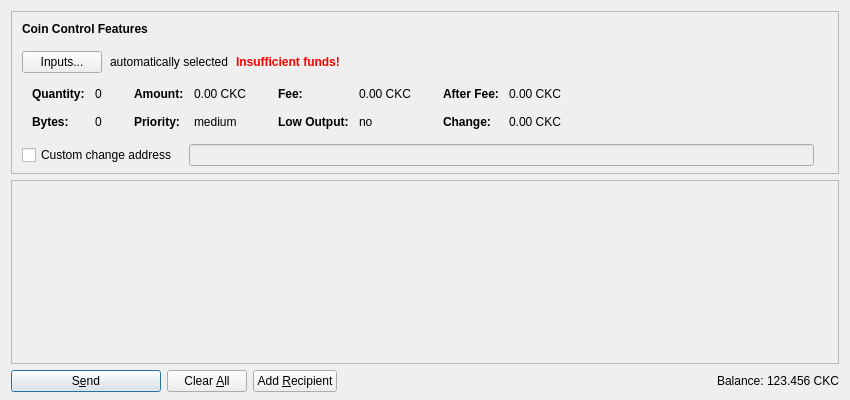
<?xml version="1.0" encoding="UTF-8"?>
<ui version="4.0">
 <class>SendCoinsDialog</class>
 <widget class="QDialog" name="SendCoinsDialog">
  <property name="geometry">
   <rect>
    <x>0</x>
    <y>0</y>
    <width>850</width>
    <height>400</height>
   </rect>
  </property>
  <property name="windowTitle">
   <string>Send Coins</string>
  </property>
  <layout class="QVBoxLayout" name="verticalLayout" stretch="0,1,0">
   <property name="bottomMargin">
    <number>8</number>
   </property>
   <item>
    <widget class="QFrame" name="frameCoinControl">
     <property name="sizePolicy">
      <sizepolicy hsizetype="Expanding" vsizetype="Expanding">
       <horstretch>0</horstretch>
       <verstretch>0</verstretch>
      </sizepolicy>
     </property>
     <property name="maximumSize">
      <size>
       <width>16777215</width>
       <height>16777215</height>
      </size>
     </property>
     <property name="frameShape">
      <enum>QFrame::StyledPanel</enum>
     </property>
     <property name="frameShadow">
      <enum>QFrame::Sunken</enum>
     </property>
     <layout class="QVBoxLayout" name="verticalLayoutCoinControl2">
      <property name="spacing">
       <number>0</number>
      </property>
      <property name="leftMargin">
       <number>0</number>
      </property>
      <property name="topMargin">
       <number>0</number>
      </property>
      <property name="rightMargin">
       <number>0</number>
      </property>
      <property name="bottomMargin">
       <number>6</number>
      </property>
      <item>
       <layout class="QVBoxLayout" name="verticalLayoutCoinControl" stretch="0,0,0,0,1">
        <property name="spacing">
         <number>0</number>
        </property>
        <property name="leftMargin">
         <number>10</number>
        </property>
        <property name="topMargin">
         <number>10</number>
        </property>
        <item>
         <layout class="QHBoxLayout" name="horizontalLayoutCoinControl1">
          <property name="bottomMargin">
           <number>15</number>
          </property>
          <item>
           <widget class="QLabel" name="labelCoinControlFeatures">
            <property name="sizePolicy">
             <sizepolicy hsizetype="Preferred" vsizetype="Maximum">
              <horstretch>0</horstretch>
              <verstretch>0</verstretch>
             </sizepolicy>
            </property>
            <property name="font">
             <font>
              <weight>75</weight>
              <bold>true</bold>
             </font>
            </property>
            <property name="styleSheet">
             <string notr="true">font-weight:bold;</string>
            </property>
            <property name="text">
             <string>Coin Control Features</string>
            </property>
           </widget>
          </item>
         </layout>
        </item>
        <item>
         <layout class="QHBoxLayout" name="horizontalLayoutCoinControl2" stretch="0,0,0,0">
          <property name="spacing">
           <number>8</number>
          </property>
          <property name="bottomMargin">
           <number>10</number>
          </property>
          <item>
           <widget class="QPushButton" name="pushButtonCoinControl">
            <property name="styleSheet">
             <string notr="true"/>
            </property>
            <property name="text">
             <string>Inputs...</string>
            </property>
           </widget>
          </item>
          <item>
           <widget class="QLabel" name="labelCoinControlAutomaticallySelected">
            <property name="text">
             <string>automatically selected</string>
            </property>
            <property name="margin">
             <number>5</number>
            </property>
           </widget>
          </item>
          <item>
           <widget class="QLabel" name="labelCoinControlInsuffFunds">
            <property name="font">
             <font>
              <weight>75</weight>
              <bold>true</bold>
             </font>
            </property>
            <property name="styleSheet">
             <string notr="true">color:red;font-weight:bold;</string>
            </property>
            <property name="text">
             <string>Insufficient funds!</string>
            </property>
            <property name="margin">
             <number>5</number>
            </property>
           </widget>
          </item>
          <item>
           <spacer name="horizontalSpacerCoinControl">
            <property name="orientation">
             <enum>Qt::Horizontal</enum>
            </property>
            <property name="sizeHint" stdset="0">
             <size>
              <width>40</width>
              <height>1</height>
             </size>
            </property>
           </spacer>
          </item>
         </layout>
        </item>
        <item>
         <widget class="QWidget" name="widgetCoinControl" native="true">
          <property name="sizePolicy">
           <sizepolicy hsizetype="Preferred" vsizetype="Preferred">
            <horstretch>0</horstretch>
            <verstretch>0</verstretch>
           </sizepolicy>
          </property>
          <property name="minimumSize">
           <size>
            <width>0</width>
            <height>0</height>
           </size>
          </property>
          <property name="styleSheet">
           <string notr="true"/>
          </property>
          <layout class="QHBoxLayout" name="horizontalLayoutCoinControl5">
           <property name="leftMargin">
            <number>0</number>
           </property>
           <property name="topMargin">
            <number>0</number>
           </property>
           <property name="rightMargin">
            <number>0</number>
           </property>
           <property name="bottomMargin">
            <number>0</number>
           </property>
           <item>
            <layout class="QHBoxLayout" name="horizontalLayoutCoinControl3" stretch="0,0,0,1">
             <property name="spacing">
              <number>20</number>
             </property>
             <property name="topMargin">
              <number>0</number>
             </property>
             <property name="bottomMargin">
              <number>10</number>
             </property>
             <item>
              <layout class="QFormLayout" name="formLayoutCoinControl1">
               <property name="horizontalSpacing">
                <number>10</number>
               </property>
               <property name="verticalSpacing">
                <number>14</number>
               </property>
               <property name="leftMargin">
                <number>10</number>
               </property>
               <property name="topMargin">
                <number>4</number>
               </property>
               <property name="rightMargin">
                <number>6</number>
               </property>
               <item row="0" column="0">
                <widget class="QLabel" name="labelCoinControlQuantityText">
                 <property name="font">
                  <font>
                   <weight>75</weight>
                   <bold>true</bold>
                  </font>
                 </property>
                 <property name="text">
                  <string>Quantity:</string>
                 </property>
                 <property name="margin">
                  <number>0</number>
                 </property>
                </widget>
               </item>
               <item row="0" column="1">
                <widget class="QLabel" name="labelCoinControlQuantity">
                 <property name="cursor">
                  <cursorShape>IBeamCursor</cursorShape>
                 </property>
                 <property name="contextMenuPolicy">
                  <enum>Qt::ActionsContextMenu</enum>
                 </property>
                 <property name="text">
                  <string notr="true">0</string>
                 </property>
                 <property name="margin">
                  <number>0</number>
                 </property>
                 <property name="textInteractionFlags">
                  <set>Qt::LinksAccessibleByMouse|Qt::TextSelectableByKeyboard|Qt::TextSelectableByMouse</set>
                 </property>
                </widget>
               </item>
               <item row="1" column="0">
                <widget class="QLabel" name="labelCoinControlBytesText">
                 <property name="font">
                  <font>
                   <weight>75</weight>
                   <bold>true</bold>
                  </font>
                 </property>
                 <property name="text">
                  <string>Bytes:</string>
                 </property>
                </widget>
               </item>
               <item row="1" column="1">
                <widget class="QLabel" name="labelCoinControlBytes">
                 <property name="cursor">
                  <cursorShape>IBeamCursor</cursorShape>
                 </property>
                 <property name="contextMenuPolicy">
                  <enum>Qt::ActionsContextMenu</enum>
                 </property>
                 <property name="text">
                  <string notr="true">0</string>
                 </property>
                 <property name="textInteractionFlags">
                  <set>Qt::LinksAccessibleByMouse|Qt::TextSelectableByKeyboard|Qt::TextSelectableByMouse</set>
                 </property>
                </widget>
               </item>
              </layout>
             </item>
             <item>
              <layout class="QFormLayout" name="formLayoutCoinControl2">
               <property name="horizontalSpacing">
                <number>10</number>
               </property>
               <property name="verticalSpacing">
                <number>14</number>
               </property>
               <property name="leftMargin">
                <number>6</number>
               </property>
               <property name="topMargin">
                <number>4</number>
               </property>
               <property name="rightMargin">
                <number>6</number>
               </property>
               <item row="0" column="0">
                <widget class="QLabel" name="labelCoinControlAmountText">
                 <property name="font">
                  <font>
                   <weight>75</weight>
                   <bold>true</bold>
                  </font>
                 </property>
                 <property name="text">
                  <string>Amount:</string>
                 </property>
                 <property name="margin">
                  <number>0</number>
                 </property>
                </widget>
               </item>
               <item row="0" column="1">
                <widget class="QLabel" name="labelCoinControlAmount">
                 <property name="cursor">
                  <cursorShape>IBeamCursor</cursorShape>
                 </property>
                 <property name="contextMenuPolicy">
                  <enum>Qt::ActionsContextMenu</enum>
                 </property>
                 <property name="text">
                  <string notr="true">0.00 CKC</string>
                 </property>
                 <property name="textInteractionFlags">
                  <set>Qt::LinksAccessibleByMouse|Qt::TextSelectableByKeyboard|Qt::TextSelectableByMouse</set>
                 </property>
                </widget>
               </item>
               <item row="1" column="0">
                <widget class="QLabel" name="labelCoinControlPriorityText">
                 <property name="font">
                  <font>
                   <weight>75</weight>
                   <bold>true</bold>
                  </font>
                 </property>
                 <property name="text">
                  <string>Priority:</string>
                 </property>
                </widget>
               </item>
               <item row="1" column="1">
                <widget class="QLabel" name="labelCoinControlPriority">
                 <property name="cursor">
                  <cursorShape>IBeamCursor</cursorShape>
                 </property>
                 <property name="contextMenuPolicy">
                  <enum>Qt::ActionsContextMenu</enum>
                 </property>
                 <property name="text">
                  <string notr="true">medium</string>
                 </property>
                 <property name="textInteractionFlags">
                  <set>Qt::LinksAccessibleByMouse|Qt::TextSelectableByKeyboard|Qt::TextSelectableByMouse</set>
                 </property>
                </widget>
               </item>
              </layout>
             </item>
             <item>
              <layout class="QFormLayout" name="formLayoutCoinControl3">
               <property name="horizontalSpacing">
                <number>10</number>
               </property>
               <property name="verticalSpacing">
                <number>14</number>
               </property>
               <property name="leftMargin">
                <number>6</number>
               </property>
               <property name="topMargin">
                <number>4</number>
               </property>
               <property name="rightMargin">
                <number>6</number>
               </property>
               <item row="0" column="0">
                <widget class="QLabel" name="labelCoinControlFeeText">
                 <property name="font">
                  <font>
                   <weight>75</weight>
                   <bold>true</bold>
                  </font>
                 </property>
                 <property name="text">
                  <string>Fee:</string>
                 </property>
                 <property name="margin">
                  <number>0</number>
                 </property>
                </widget>
               </item>
               <item row="0" column="1">
                <widget class="QLabel" name="labelCoinControlFee">
                 <property name="cursor">
                  <cursorShape>IBeamCursor</cursorShape>
                 </property>
                 <property name="contextMenuPolicy">
                  <enum>Qt::ActionsContextMenu</enum>
                 </property>
                 <property name="text">
                  <string notr="true">0.00 CKC</string>
                 </property>
                 <property name="textInteractionFlags">
                  <set>Qt::LinksAccessibleByMouse|Qt::TextSelectableByKeyboard|Qt::TextSelectableByMouse</set>
                 </property>
                </widget>
               </item>
               <item row="1" column="0">
                <widget class="QLabel" name="labelCoinControlLowOutputText">
                 <property name="font">
                  <font>
                   <weight>75</weight>
                   <bold>true</bold>
                  </font>
                 </property>
                 <property name="text">
                  <string>Low Output:</string>
                 </property>
                </widget>
               </item>
               <item row="1" column="1">
                <widget class="QLabel" name="labelCoinControlLowOutput">
                 <property name="cursor">
                  <cursorShape>IBeamCursor</cursorShape>
                 </property>
                 <property name="contextMenuPolicy">
                  <enum>Qt::ActionsContextMenu</enum>
                 </property>
                 <property name="text">
                  <string notr="true">no</string>
                 </property>
                 <property name="textInteractionFlags">
                  <set>Qt::LinksAccessibleByMouse|Qt::TextSelectableByKeyboard|Qt::TextSelectableByMouse</set>
                 </property>
                </widget>
               </item>
              </layout>
             </item>
             <item>
              <layout class="QFormLayout" name="formLayoutCoinControl4">
               <property name="horizontalSpacing">
                <number>10</number>
               </property>
               <property name="verticalSpacing">
                <number>14</number>
               </property>
               <property name="leftMargin">
                <number>6</number>
               </property>
               <property name="topMargin">
                <number>4</number>
               </property>
               <property name="rightMargin">
                <number>6</number>
               </property>
               <item row="0" column="0">
                <widget class="QLabel" name="labelCoinControlAfterFeeText">
                 <property name="font">
                  <font>
                   <weight>75</weight>
                   <bold>true</bold>
                  </font>
                 </property>
                 <property name="text">
                  <string>After Fee:</string>
                 </property>
                 <property name="margin">
                  <number>0</number>
                 </property>
                </widget>
               </item>
               <item row="0" column="1">
                <widget class="QLabel" name="labelCoinControlAfterFee">
                 <property name="cursor">
                  <cursorShape>IBeamCursor</cursorShape>
                 </property>
                 <property name="contextMenuPolicy">
                  <enum>Qt::ActionsContextMenu</enum>
                 </property>
                 <property name="text">
                  <string notr="true">0.00 CKC</string>
                 </property>
                 <property name="textInteractionFlags">
                  <set>Qt::LinksAccessibleByMouse|Qt::TextSelectableByKeyboard|Qt::TextSelectableByMouse</set>
                 </property>
                </widget>
               </item>
               <item row="1" column="0">
                <widget class="QLabel" name="labelCoinControlChangeText">
                 <property name="font">
                  <font>
                   <weight>75</weight>
                   <bold>true</bold>
                  </font>
                 </property>
                 <property name="text">
                  <string>Change:</string>
                 </property>
                </widget>
               </item>
               <item row="1" column="1">
                <widget class="QLabel" name="labelCoinControlChange">
                 <property name="cursor">
                  <cursorShape>IBeamCursor</cursorShape>
                 </property>
                 <property name="contextMenuPolicy">
                  <enum>Qt::ActionsContextMenu</enum>
                 </property>
                 <property name="text">
                  <string notr="true">0.00 CKC</string>
                 </property>
                 <property name="textInteractionFlags">
                  <set>Qt::LinksAccessibleByMouse|Qt::TextSelectableByKeyboard|Qt::TextSelectableByMouse</set>
                 </property>
                </widget>
               </item>
              </layout>
             </item>
            </layout>
           </item>
          </layout>
         </widget>
        </item>
        <item>
         <layout class="QHBoxLayout" name="horizontalLayoutCoinControl4" stretch="0,0,0">
          <property name="spacing">
           <number>12</number>
          </property>
          <property name="sizeConstraint">
           <enum>QLayout::SetDefaultConstraint</enum>
          </property>
          <property name="topMargin">
           <number>5</number>
          </property>
          <property name="rightMargin">
           <number>5</number>
          </property>
          <item>
           <widget class="QCheckBox" name="checkBoxCoinControlChange">
            <property name="toolTip">
             <string>If this is activated, but the change address is empty or invalid, change will be sent to a newly generated address.</string>
            </property>
            <property name="text">
             <string>Custom change address</string>
            </property>
           </widget>
          </item>
          <item>
           <widget class="QValidatedLineEdit" name="lineEditCoinControlChange">
            <property name="enabled">
             <bool>false</bool>
            </property>
            <property name="sizePolicy">
             <sizepolicy hsizetype="Expanding" vsizetype="Fixed">
              <horstretch>0</horstretch>
              <verstretch>0</verstretch>
             </sizepolicy>
            </property>
           </widget>
          </item>
          <item>
           <widget class="QLabel" name="labelCoinControlChangeLabel">
            <property name="sizePolicy">
             <sizepolicy hsizetype="Preferred" vsizetype="Expanding">
              <horstretch>0</horstretch>
              <verstretch>0</verstretch>
             </sizepolicy>
            </property>
            <property name="minimumSize">
             <size>
              <width>0</width>
              <height>0</height>
             </size>
            </property>
            <property name="text">
             <string/>
            </property>
            <property name="margin">
             <number>3</number>
            </property>
           </widget>
          </item>
         </layout>
        </item>
        <item>
         <spacer name="verticalSpacerCoinControl">
          <property name="orientation">
           <enum>Qt::Vertical</enum>
          </property>
          <property name="sizeHint" stdset="0">
           <size>
            <width>800</width>
            <height>1</height>
           </size>
          </property>
         </spacer>
        </item>
       </layout>
      </item>
     </layout>
    </widget>
   </item>
   <item>
    <widget class="QScrollArea" name="scrollArea">
     <property name="widgetResizable">
      <bool>true</bool>
     </property>
     <widget class="QWidget" name="scrollAreaWidgetContents">
      <property name="geometry">
       <rect>
        <x>0</x>
        <y>0</y>
        <width>830</width>
        <height>178</height>
       </rect>
      </property>
      <layout class="QVBoxLayout" name="verticalLayout_2" stretch="0,1">
       <property name="leftMargin">
        <number>0</number>
       </property>
       <property name="topMargin">
        <number>0</number>
       </property>
       <property name="rightMargin">
        <number>0</number>
       </property>
       <property name="bottomMargin">
        <number>0</number>
       </property>
       <item>
        <layout class="QVBoxLayout" name="entries">
         <property name="spacing">
          <number>6</number>
         </property>
        </layout>
       </item>
       <item>
        <spacer name="verticalSpacer">
         <property name="orientation">
          <enum>Qt::Vertical</enum>
         </property>
         <property name="sizeHint" stdset="0">
          <size>
           <width>20</width>
           <height>40</height>
          </size>
         </property>
        </spacer>
       </item>
      </layout>
     </widget>
    </widget>
   </item>
   <item>
    <layout class="QHBoxLayout" name="horizontalLayout">
     <item>
      <widget class="QPushButton" name="sendButton">
       <property name="minimumSize">
        <size>
         <width>150</width>
         <height>0</height>
        </size>
       </property>
       <property name="toolTip">
        <string>Confirm the send action</string>
       </property>
       <property name="text">
        <string>S&amp;end</string>
       </property>
       <property name="icon">
        <iconset resource="../cockcoin.qrc">
         <normaloff>:/icons/send</normaloff>:/icons/send</iconset>
       </property>
       <property name="default">
        <bool>true</bool>
       </property>
      </widget>
     </item>
     <item>
      <widget class="QPushButton" name="clearButton">
       <property name="sizePolicy">
        <sizepolicy hsizetype="Minimum" vsizetype="Fixed">
         <horstretch>0</horstretch>
         <verstretch>0</verstretch>
        </sizepolicy>
       </property>
       <property name="toolTip">
        <string>Clear all fields of the form.</string>
       </property>
       <property name="text">
        <string>Clear &amp;All</string>
       </property>
       <property name="icon">
        <iconset resource="../cockcoin.qrc">
         <normaloff>:/icons/remove</normaloff>:/icons/remove</iconset>
       </property>
       <property name="autoRepeatDelay">
        <number>300</number>
       </property>
       <property name="autoDefault">
        <bool>false</bool>
       </property>
      </widget>
     </item>
     <item>
      <widget class="QPushButton" name="addButton">
       <property name="toolTip">
        <string>Send to multiple recipients at once</string>
       </property>
       <property name="text">
        <string>Add &amp;Recipient</string>
       </property>
       <property name="icon">
        <iconset resource="../cockcoin.qrc">
         <normaloff>:/icons/add</normaloff>:/icons/add</iconset>
       </property>
       <property name="autoDefault">
        <bool>false</bool>
       </property>
      </widget>
     </item>
     <item>
      <spacer name="horizontalSpacer">
       <property name="orientation">
        <enum>Qt::Horizontal</enum>
       </property>
       <property name="sizeHint" stdset="0">
        <size>
         <width>40</width>
         <height>20</height>
        </size>
       </property>
      </spacer>
     </item>
     <item>
      <layout class="QHBoxLayout" name="horizontalLayout_2">
       <property name="spacing">
        <number>3</number>
       </property>
       <item>
        <widget class="QLabel" name="label">
         <property name="text">
          <string>Balance:</string>
         </property>
        </widget>
       </item>
       <item>
        <widget class="QLabel" name="labelBalance">
         <property name="cursor">
          <cursorShape>IBeamCursor</cursorShape>
         </property>
         <property name="text">
          <string notr="true">123.456 CKC</string>
         </property>
         <property name="textInteractionFlags">
          <set>Qt::LinksAccessibleByMouse|Qt::TextSelectableByKeyboard|Qt::TextSelectableByMouse</set>
         </property>
        </widget>
       </item>
      </layout>
     </item>
    </layout>
   </item>
  </layout>
 </widget>
 <customwidgets>
  <customwidget>
   <class>QValidatedLineEdit</class>
   <extends>QLineEdit</extends>
   <header>qvalidatedlineedit.h</header>
  </customwidget>
 </customwidgets>
 <resources>
  <include location="../cockcoin.qrc"/>
 </resources>
 <connections/>
</ui>
